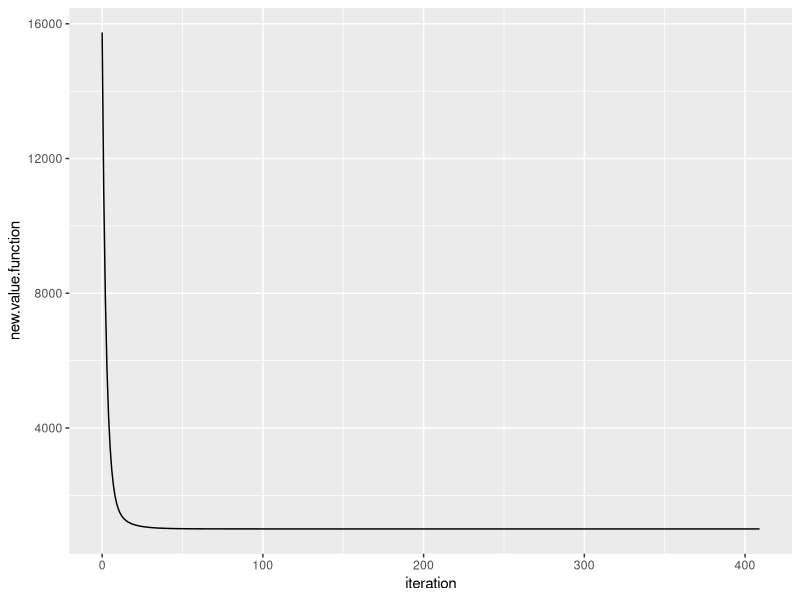
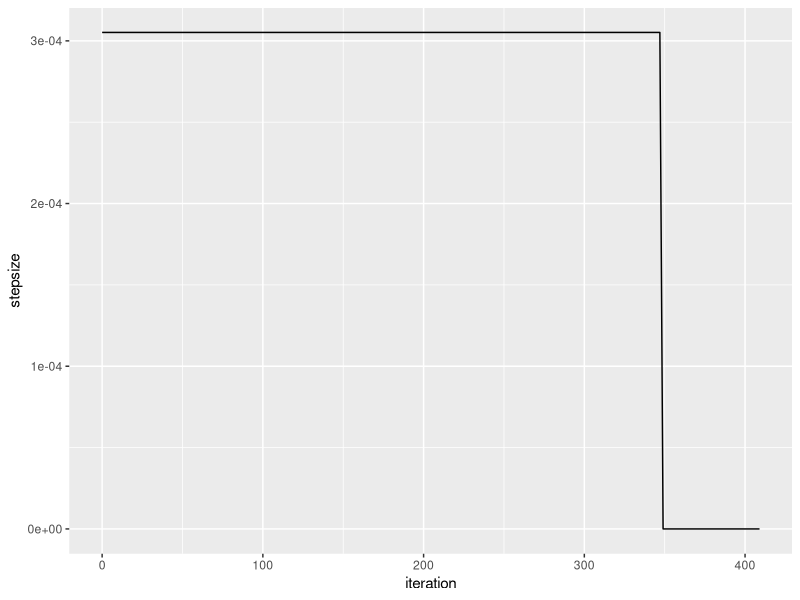

Here is the R script that generated these plots, in order:
# stochastic gradient descent for regression
# with backtracking line search for selecting the step size
library(MASS)
set.seed(200)
# simulate data
n = 1000000 # sample size
p = 4  # number of predictors
# create correlation matrix for regressors
R=matrix(c(1, 0.85, 0.55, 0.75,
           0.85, 1, 0.45, 0.65,
           0.55, 0.45, 1, 0.7,
           0.75, 0.65, 0.7, 1), 
         nrow = 4, ncol = 4, byrow = TRUE)
mean.vector = c(0,0,0,0)
# generate design matrix X
design.orig = mvrnorm(n,mu=mean.vector,R)
intercept = rep(1, n)
design = cbind(intercept,design.orig)
# generate error term
error.term = rnorm(n,0,1)
# generate beta
beta_true = c(1,1.5,2,-3,-2)
# generate response y
response = design%*%beta_true + error.term


# here we define the step size
mystepsize=5
# here we define the tolerance of the convergence criterion
mytol = 1e-15
# epsilon for backtracking line search
myepsilon = 0.5
# tau for backtracking line search
mytau = 0.5
# minibatch size
mymb = 0.001
# starting point
mystartpoint = c(1,2,3,5,6) 


SGD_BLS = function(y, X, startpoint, stepsize, conv_threshold, 
                   epsilon, tau, mb, max_iter) {

  mini_batch=ceiling(length(y)*mb)
  
  z=cbind(y,X)
  
  # shuffle the data and select a mini batch
  
  shuffle.sample = z[sample(mini_batch,replace=FALSE),]  
  
  ys=shuffle.sample[,1]
  Xs=shuffle.sample[,2:ncol(shuffle.sample)]
  
  old.point = startpoint
  gradient = (t(Xs)%*%Xs%*%old.point - t(Xs)%*%ys)
  
  # determine stepsize by backtracking line search
  
  while (t(ys - Xs%*%(old.point-stepsize*gradient))%*%(ys-Xs%*%(old.point-stepsize*gradient)) >
                t(ys - Xs%*%old.point)%*%(ys-Xs%*%old.point) - epsilon * stepsize * t(gradient) %*% gradient )            
     {
    stepsize = tau * stepsize
  }
  
  new.point = old.point - stepsize * gradient


  old.value.function = t(ys - Xs%*%old.point)%*%(ys-Xs%*%old.point)
  
  converged = F
  iterations = 0
  
  while(converged == F) {
    
    # shuffle the data and select a mini batch
    shuffle.sample = z[sample(mini_batch,replace=FALSE),]  
    
    ys=shuffle.sample[,1]
    Xs=shuffle.sample[,2:ncol(shuffle.sample)]
    
    ## Implement the stochastic gradient descent algorithm
    old.point = new.point
  
    gradient = t(Xs)%*%Xs%*%old.point - t(Xs)%*%ys
    
    # determine stepsize by backtracking line search
    
    while (t(ys - Xs%*%(old.point-stepsize*gradient))%*%(ys-Xs%*%(old.point-stepsize*gradient)) >
           t(ys - Xs%*%old.point)%*%(ys-Xs%*%old.point) - epsilon * stepsize * t(gradient) %*% gradient )            
    {
      stepsize = tau * stepsize
    }
    
    new.point = old.point - stepsize * gradient
    
    new.value.function = t(ys - Xs%*%new.point)%*%(ys-Xs%*%new.point)
    
    
    if( abs(old.value.function - new.value.function) <= conv_threshold) {
      converged = T
    }
    
    data.output = data.frame(iteration = iterations,
                       old.value.function = old.value.function,
                       new.value.function = new.value.function,
                       old.point=old.point, new.point=new.point,
                       stepsize = stepsize
                       )
    
    if(exists("iters")) {
      iters <- rbind(iters, data.output)
    } else {
      iters = data.output
    }
    
    iterations = iterations + 1
    old.value.function = new.value.function
    
    if(iterations >= max_iter) break
  }
  return(list(converged = converged, 
              num_iterations = iterations, 
              old.value.function = old.value.function,
              new.value.function = new.value.function,
              coefs = new.point,
              stepsize = stepsize,
              iters = iters))
}

start = Sys.time()
results = SGD_BLS(response, design, mystartpoint, mystepsize, mytol, 
                       myepsilon, mytau, mymb, 30000)


print(Sys.time()-start)

library(ggplot2)

quartz(width=12,height=8)
par(mfrow=c(1,1))

ggplot(data = results$iters, mapping = aes(x = iteration, y = new.value.function))+
  geom_line()

quartz(width=12,height=8)
par(mfrow=c(1,1))

ggplot(data = results$iters, mapping = aes(x = iteration, y = stepsize))+
  geom_line()

start = Sys.time()
summary(lm(response ~ design.orig))
print(Sys.time()-start)